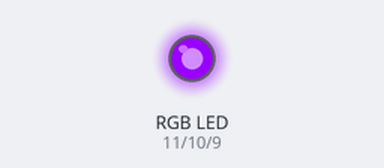
The sketch below on a simulated Arduino Uno, built with avr-gcc and run on an emulated ATmega328P. On the bench: an RGB LED mixed from three pins (HIGH = lit).

Above: at 0.05 s.
At 1.95 s:
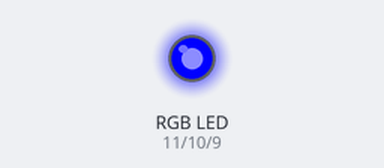
At 2.95 s:
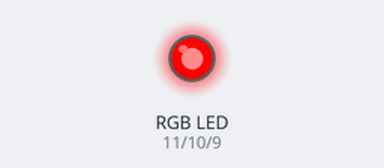
At 3.95 s:
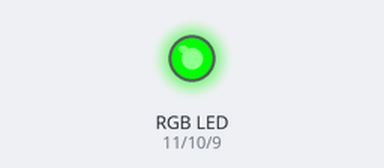
Timing chart, 0 to 5.2 s (numbered marks = the images above):
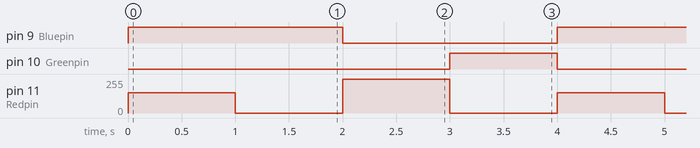

The sketch:

RGB_color.ino
```cpp
int Redpin=11,Bluepin=9,Greenpin=10;
void setup() {
   pinMode(Redpin,OUTPUT);
   pinMode(Greenpin,OUTPUT);
   pinMode(Bluepin,OUTPUT);
}
void loop() {
  setColor(153,0,255);
  delay(1000);
  setColor(0,0,255);
  delay(1000);
  setColor(255,0,0);
  delay(1000);
  setColor(0,255,0);
  delay(1000);
}
void setColor(int Redvalue,int Greenvalue,int Bluevalue)
{
  analogWrite(Redpin,Redvalue);
  analogWrite(Greenpin,Greenvalue);
  analogWrite(Bluepin,Bluevalue);
}
```

Measured:
- by itself, pin 9 (Bluepin): alternates HIGH for 2.0 s and LOW for 2.0 s
- by itself, pin 10 (Greenpin): alternates HIGH for 1.0 s and LOW for 3.0 s
- by itself, pin 11 (Redpin): repeats every 4.0 s: 0/255 1.0 s, 255/255 1.0 s, 0/255 1.0 s, 153/255 1.0 s
